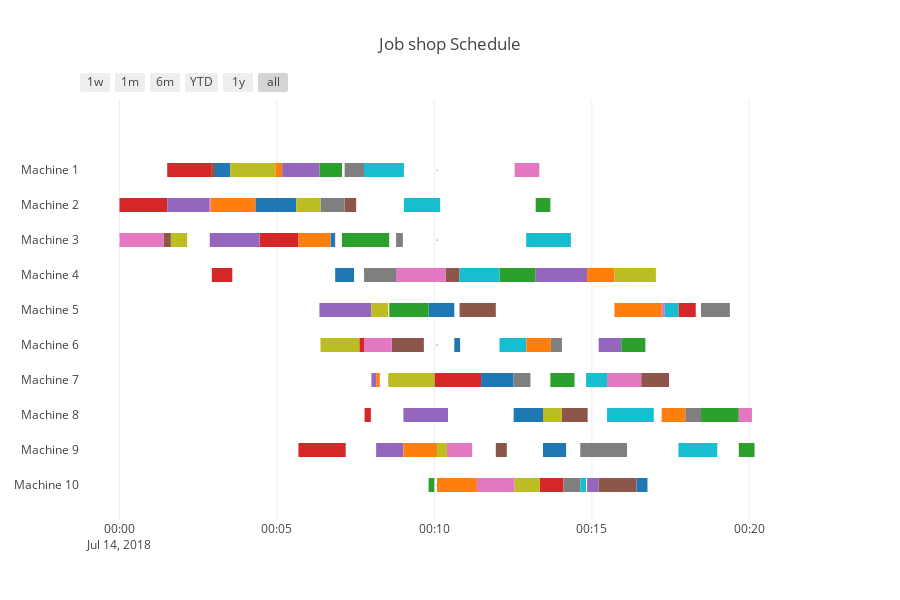

The notebook cell saved with this chart:
### Code cell
import GAJobShopScheduling as jss

#---Main Function--
mainScheduler = jss.Scheduler()
mainScheduler["processTimeTable"] = "ProcessingTime.csv"
mainScheduler["machinesSequenceTable"] = "MachinesSequence.csv"

mainScheduler.Run()

mainScheduler.PrintResult()
mainScheduler.PrintFitnessPlot()
mainScheduler.GenerateGanttChart()
#---

# .ipynb file may not be fully displayed on Github, you can click the prompt that on the right handside to check the full file
